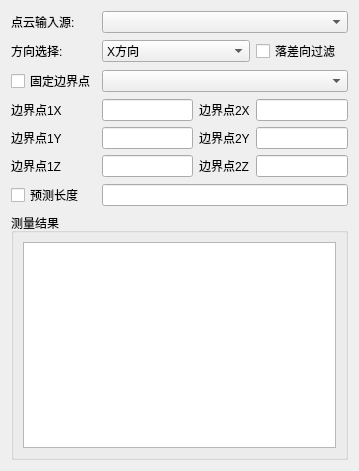
<?xml version="1.0" encoding="UTF-8"?>
<ui version="4.0">
 <class>pcLenForm</class>
 <widget class="QWidget" name="pcLenForm">
  <property name="geometry">
   <rect>
    <x>0</x>
    <y>0</y>
    <width>359</width>
    <height>471</height>
   </rect>
  </property>
  <property name="windowTitle">
   <string>Form</string>
  </property>
  <layout class="QVBoxLayout" name="verticalLayout">
   <item>
    <layout class="QGridLayout" name="gridLayout_2">
     <item row="6" column="0">
      <widget class="QLabel" name="label_7">
       <property name="text">
        <string>边界点1Z</string>
       </property>
      </widget>
     </item>
     <item row="4" column="2">
      <widget class="QLabel" name="label_5">
       <property name="text">
        <string>边界点2X</string>
       </property>
      </widget>
     </item>
     <item row="4" column="0">
      <widget class="QLabel" name="label_3">
       <property name="text">
        <string>边界点1X</string>
       </property>
      </widget>
     </item>
     <item row="5" column="0">
      <widget class="QLabel" name="label_4">
       <property name="text">
        <string>边界点1Y</string>
       </property>
      </widget>
     </item>
     <item row="7" column="0">
      <widget class="QCheckBox" name="isPrectid">
       <property name="text">
        <string>预测长度</string>
       </property>
      </widget>
     </item>
     <item row="6" column="1">
      <widget class="QLineEdit" name="Pz1"/>
     </item>
     <item row="4" column="1">
      <widget class="QLineEdit" name="Px1"/>
     </item>
     <item row="0" column="0">
      <widget class="QLabel" name="label">
       <property name="text">
        <string>点云输入源:</string>
       </property>
      </widget>
     </item>
     <item row="4" column="3">
      <widget class="QLineEdit" name="Px2"/>
     </item>
     <item row="5" column="2">
      <widget class="QLabel" name="label_6">
       <property name="text">
        <string>边界点2Y</string>
       </property>
      </widget>
     </item>
     <item row="1" column="0">
      <widget class="QLabel" name="label_2">
       <property name="text">
        <string>方向选择:</string>
       </property>
      </widget>
     </item>
     <item row="6" column="2">
      <widget class="QLabel" name="label_8">
       <property name="text">
        <string>边界点2Z</string>
       </property>
      </widget>
     </item>
     <item row="5" column="3">
      <widget class="QLineEdit" name="Py2"/>
     </item>
     <item row="6" column="3">
      <widget class="QLineEdit" name="Pz2"/>
     </item>
     <item row="5" column="1">
      <widget class="QLineEdit" name="Py1"/>
     </item>
     <item row="3" column="0">
      <widget class="QCheckBox" name="boundSrc">
       <property name="text">
        <string>固定边界点</string>
       </property>
      </widget>
     </item>
     <item row="1" column="1" colspan="2">
      <widget class="QComboBox" name="dirSelected">
       <item>
        <property name="text">
         <string>X方向</string>
        </property>
       </item>
       <item>
        <property name="text">
         <string>Y方向</string>
        </property>
       </item>
       <item>
        <property name="text">
         <string>Z方向</string>
        </property>
       </item>
      </widget>
     </item>
     <item row="3" column="1" colspan="3">
      <widget class="QComboBox" name="boundLinker"/>
     </item>
     <item row="1" column="3">
      <widget class="QCheckBox" name="condy">
       <property name="text">
        <string>落差向过滤</string>
       </property>
      </widget>
     </item>
     <item row="7" column="1" colspan="3">
      <widget class="QLineEdit" name="preModein"/>
     </item>
     <item row="0" column="1" colspan="3">
      <widget class="QComboBox" name="SelectLinker"/>
     </item>
    </layout>
   </item>
   <item>
    <widget class="QGroupBox" name="groupBox">
     <property name="title">
      <string>测量结果</string>
     </property>
     <layout class="QGridLayout" name="gridLayout">
      <item row="0" column="0">
       <widget class="QTableWidget" name="resultReport"/>
      </item>
     </layout>
    </widget>
   </item>
  </layout>
 </widget>
 <resources/>
 <connections/>
</ui>
